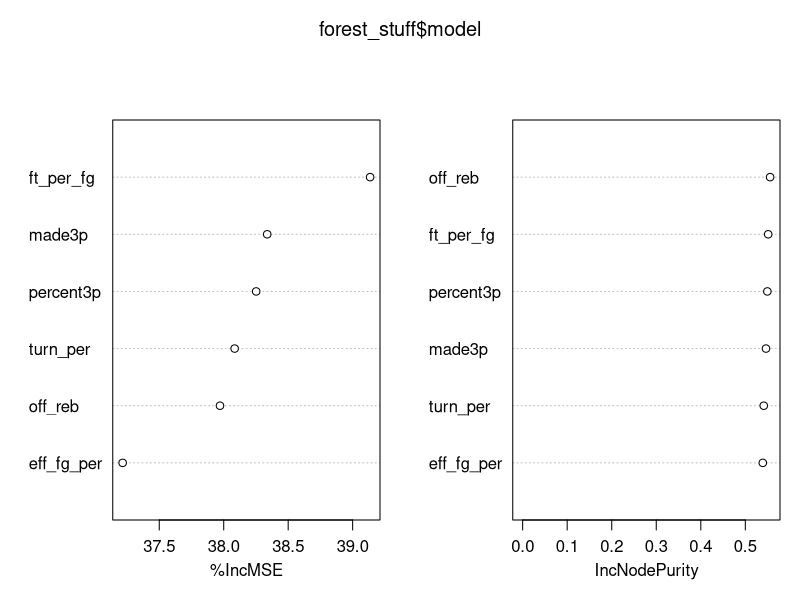
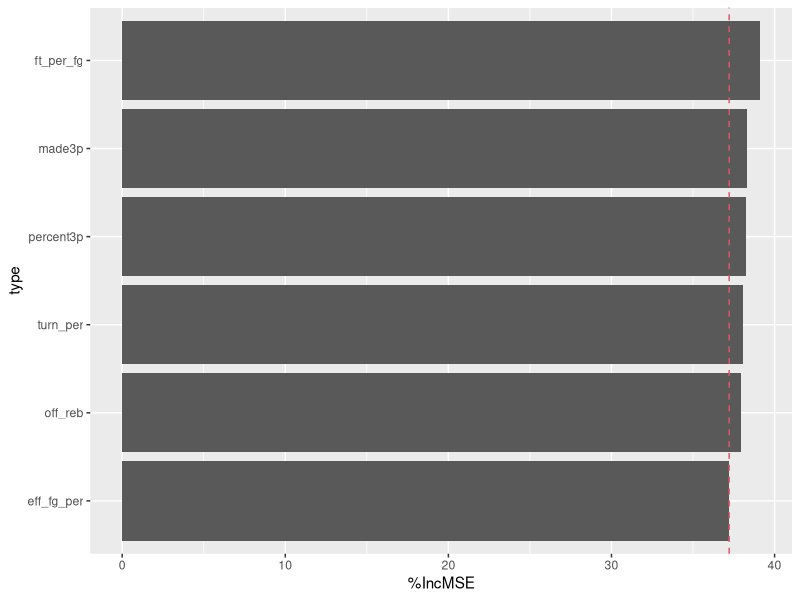

Recreate these plots in R, in order.
## ---- chunk 1
library(randomForest)
## ---- chunk 2
winrate <- read.csv('../../results/win_data/comb_winrate.csv')
year_range <- winrate$X
winrate <- subset(winrate, select=-c(X))
summary(winrate)
## ---- chunk 3
percent3p <- read.csv('../../results/team_data/comb_3pper.csv')
year_range <- percent3p$X
percent3p <- subset(percent3p, select=-c(X))
summary(percent3p)
## ---- chunk 4
attempts3p <- read.csv('../../results/team_data/comb_3pattempt.csv')
year_range <- attempts3p$X
attempts3p <- subset(attempts3p, select=-c(X))
summary(attempts3p)
## ---- chunk 5
made3p <- read.csv('../../results/team_data/comb_3pmade.csv')
year_range <- made3p$X
made3p <- subset(made3p, select=-c(X))
summary(made3p)
## ---- chunk 6
eff_fg_per <- read.csv('../../results/misc_data/comb_Effective_Field_Goal_Percentage.csv')
ft_per_fg <- read.csv('../../results/misc_data/comb_Free_Throws_Per_Field_Goal_Attempt.csv')
off_reb <- read.csv('../../results/misc_data/comb_Offensive_Rebound_Percentage.csv')
turn_per <- read.csv('../../results/misc_data/comb_Turnover_Percentage.csv')
year_range <- eff_fg_per$X
eff_fg_per <- subset(eff_fg_per, select=-c(X))
ft_per_fg <- subset(ft_per_fg, select=-c(X))
off_reb <- subset(off_reb, select=-c(X))
turn_per <- subset(turn_per, select=-c(X))
## ---- chunk 7
get_lmmodel <- function(start_yr, end_yr, ind_var1, ind_var2, ind_var3, ind_var4)
{
    winrate.list <- c()
    indvar1.list <- c()
    indvar2.list <- c()
    indvar3.list <- c()
    indvar4.list <- c()
    xx.list <- setNames(split(ind_var1, seq(nrow(ind_var1))), year_range)
    yy.list <- setNames(split(ind_var2, seq(nrow(ind_var2))), year_range)
    aa.list <- setNames(split(ind_var3, seq(nrow(ind_var3))), year_range)
    bb.list <- setNames(split(ind_var4, seq(nrow(ind_var4))), year_range)
    yz.list <- setNames(split(winrate, seq(nrow(winrate))), year_range)
    # Change the year range to get models for different time ranges
    yrs <- seq(match(start_yr, year_range), match(end_yr, year_range))
    for (yr_ind in yrs)
    {
        indvar1.list <- c(indvar1.list, as.numeric(xx.list[[yr_ind]]))
        indvar2.list <- c(indvar2.list, as.numeric(yy.list[[yr_ind]]))
        indvar3.list <- c(indvar3.list, as.numeric(aa.list[[yr_ind]]))
        indvar4.list <- c(indvar4.list, as.numeric(bb.list[[yr_ind]]))
        winrate.list <- c(winrate.list, as.numeric(yz.list[[yr_ind]]))
    }
    # Check if these are in order
    # model <- lm(winrate.list ~ indvar1.list*indvar2.list)
    model <- lm(winrate.list ~ indvar1.list+indvar2.list+indvar3.list+indvar4.list)
}
model <- get_lmmodel(2005, 2016, ft_per_fg, eff_fg_per, off_reb, turn_per)
summary(model)
AIC(model)
## ---- chunk 8
#set.seed(415)
get_randforest <- function(start_yr, end_yr, ind_var1, ind_var2, ind_var3, ind_var4, ind_var5, ind_var6)
{
    winrate.list <- c()
    indvar1.list <- c()
    indvar2.list <- c()
    indvar3.list <- c()
    indvar4.list <- c()
    indvar5.list <- c()
    indvar6.list <- c()
    xx.list <- setNames(split(ind_var1, seq(nrow(ind_var1))), year_range)
    yy.list <- setNames(split(ind_var2, seq(nrow(ind_var2))), year_range)
    aa.list <- setNames(split(ind_var3, seq(nrow(ind_var3))), year_range)
    bb.list <- setNames(split(ind_var4, seq(nrow(ind_var4))), year_range)
    cc.list <- setNames(split(ind_var5, seq(nrow(ind_var5))), year_range)
    dd.list <- setNames(split(ind_var6, seq(nrow(ind_var6))), year_range)
    yz.list <- setNames(split(winrate, seq(nrow(winrate))), year_range)
    # Change the year range to get models for different time ranges
    yrs <- seq(match(start_yr, year_range), match(end_yr, year_range))
    for (yr_ind in yrs)
    {
        indvar1.list <- c(indvar1.list, as.numeric(xx.list[[yr_ind]]))
        indvar2.list <- c(indvar2.list, as.numeric(yy.list[[yr_ind]]))
        indvar3.list <- c(indvar3.list, as.numeric(aa.list[[yr_ind]]))
        indvar4.list <- c(indvar4.list, as.numeric(bb.list[[yr_ind]]))
        indvar5.list <- c(indvar5.list, as.numeric(cc.list[[yr_ind]]))
        indvar6.list <- c(indvar6.list, as.numeric(dd.list[[yr_ind]]))
        winrate.list <- c(winrate.list, as.numeric(yz.list[[yr_ind]]))
    }
    smp_size <- floor(0.8 * length(winrate.list))
    train_ind <- sample(seq_len(length(winrate.list)), size=smp_size)
    #Training set
    ft_per_fg <- indvar1.list[train_ind]
    eff_fg_per <- indvar1.list[train_ind]
    off_reb <- indvar1.list[train_ind]
    turn_per <- indvar1.list[train_ind]
    made3p <- indvar1.list[train_ind]
    percent3p <- indvar1.list[train_ind]
    winrate <- winrate.list[train_ind]
    train_data <- data.frame(ft_per_fg=ft_per_fg, eff_fg_per=eff_fg_per, off_reb=off_reb, turn_per=turn_per, made3p=made3p, percent3p=percent3p, winrate=winrate)
    # Testing set
    ft_per_fg <- indvar1.list[-train_ind]
    eff_fg_per <- indvar1.list[-train_ind]
    off_reb <- indvar1.list[-train_ind]
    turn_per <- indvar1.list[-train_ind]
    made3p <- indvar1.list[-train_ind]
    percent3p <- indvar1.list[-train_ind]
    winrate <- winrate.list[-train_ind]
    test_data <- data.frame(ft_per_fg=ft_per_fg, eff_fg_per=eff_fg_per, off_reb=off_reb, turn_per=turn_per, made3p=made3p, percent3p=percent3p, winrate=winrate)
    # Check if these are in order
    model <- randomForest(winrate~ft_per_fg+eff_fg_per+off_reb+turn_per+made3p+percent3p, data=train_data, importance=TRUE, ntree=3000)
    prediction <- predict(model, test_data, OOB=TRUE)
    pred_score = mean((test_data$winrate - prediction)^2)
    return(list('model'=model, 'train_data'=train_data, 'prediction'=pred_score))
}
forest_stuff <- get_randforest(2006, 2016, ft_per_fg, eff_fg_per, off_reb, turn_per, made3p, percent3p)
varImpPlot(forest_stuff$model)
print(forest_stuff$prediction)
## ---- chunk 9
require(ggplot2)
rf <- forest_stuff$model
imp <- importance(rf)
imp = data.frame(type=rownames(imp), importance(rf), check.names=F)
imp$type = reorder(imp$type, imp$`%IncMSE`)
ggplot(data=imp, aes(x=type, y=`%IncMSE`)) + geom_bar(stat='identity') + geom_hline(yintercept=abs(min(imp$`%IncMSE`)), col=2, linetype='dashed') + coord_flip()
